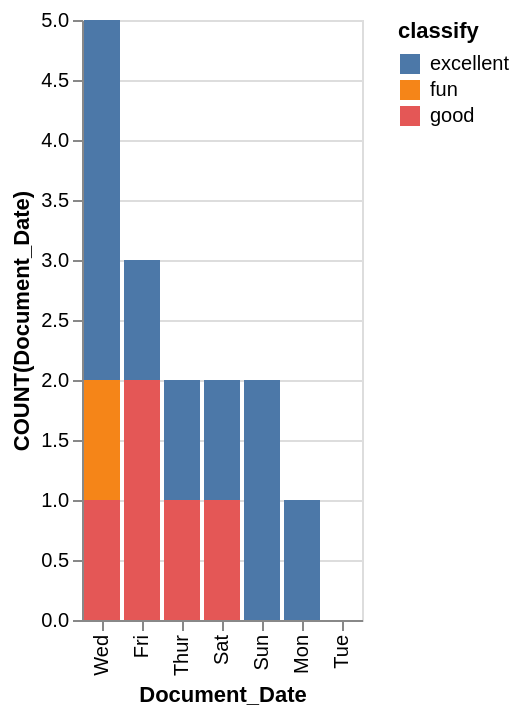

Vega-Lite specification stored for this chart:
### Vega-Lite specification from a JSON file in a GitHub repository (floating-point values rounded to 4 significant figures)
{"data": {"values": [{"x_data": "Mon", "y_data": 1, "classify": "excellent"}, {"x_data": "Tue", "y_data": 0, "classify": "excellent"}, {"x_data": "Wed", "y_data": 3, "classify": "excellent"}, {"x_data": "Thur", "y_data": 1, "classify": "excellent"}, {"x_data": "Fri", "y_data": 1, "classify": "excellent"}, {"x_data": "Sat", "y_data": 1, "classify": "excellent"}, {"x_data": "Sun", "y_data": 2, "classify": "excellent"}, {"x_data": "Mon", "y_data": 0, "classify": "fun"}, {"x_data": "Tue", "y_data": 0, "classify": "fun"}, {"x_data": "Wed", "y_data": 1, "classify": "fun"}, {"x_data": "Thur", "y_data": 0, "classify": "fun"}, {"x_data": "Fri", "y_data": 0, "classify": "fun"}, {"x_data": "Sat", "y_data": 0, "classify": "fun"}, {"x_data": "Sun", "y_data": 0, "classify": "fun"}, {"x_data": "Mon", "y_data": 0, "classify": "good"}, {"x_data": "Tue", "y_data": 0, "classify": "good"}, {"x_data": "Wed", "y_data": 1, "classify": "good"}, {"x_data": "Thur", "y_data": 1, "classify": "good"}, {"x_data": "Fri", "y_data": 2, "classify": "good"}, {"x_data": "Sat", "y_data": 1, "classify": "good"}, {"x_data": "Sun", "y_data": 0, "classify": "good"}]}, "mark": "bar", "encoding": {"x": {"field": "x_data", "type": "nominal", "title": "Document_Date", "sort": {"op": "sum", "field": "y_data", "order": "descending"}}, "y": {"field": "y_data", "type": "quantitative", "title": "COUNT(Document_Date)"}, "color": {"field": "classify"}}}
